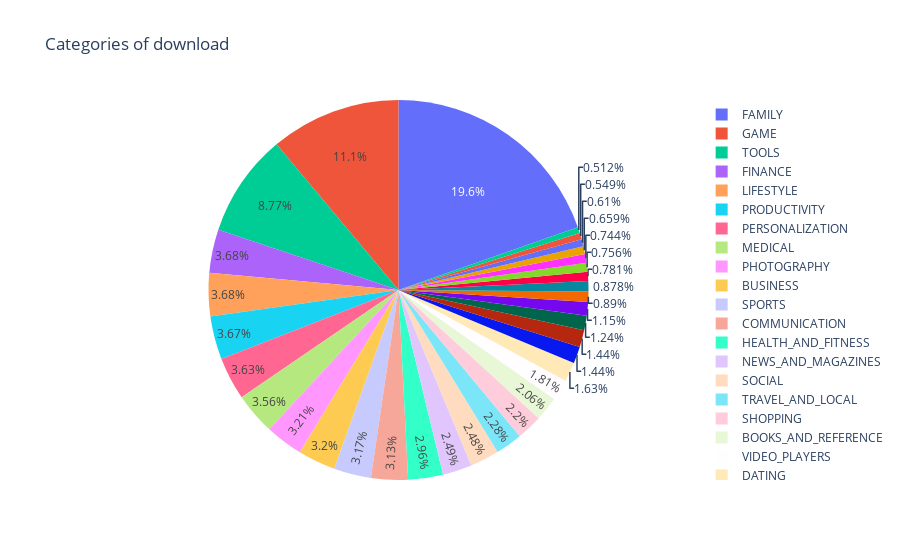

Write notebook code for a chart like this one.
### Code cell
# pie chart

fig = px.pie(values=category_count.values, names=category_count.index, title='Categories of download')

fig.show()

### Figure 1 — Plotly figure (JSON) as saved in the notebook; plotly's stock layout.template omitted (floating-point values rounded to 4 significant figures)
{"data": [{"domain": {"x": [0, 1], "y": [0, 1]}, "hovertemplate": "label=%{label}<br>value=%{value}<extra></extra>", "labels": ["ART_AND_DESIGN", "AUTO_AND_VEHICLES", "BEAUTY", "BOOKS_AND_REFERENCE", "BUSINESS", "COMICS", "COMMUNICATION", "DATING", "EDUCATION", "ENTERTAINMENT", "EVENTS", "FAMILY", "FINANCE", "FOOD_AND_DRINK", "GAME", "HEALTH_AND_FITNESS", "HOUSE_AND_HOME", "LIBRARIES_AND_DEMO", "LIFESTYLE", "MAPS_AND_NAVIGATION", "MEDICAL", "NEWS_AND_MAGAZINES", "PARENTING", "PERSONALIZATION", "PHOTOGRAPHY", "PRODUCTIVITY", "SHOPPING", "SOCIAL", "SPORTS", "TOOLS", "TRAVEL_AND_LOCAL", "VIDEO_PLAYERS", "WEATHER"], "legendgroup": "", "name": "", "showlegend": true, "type": "pie", "values": [61, 73, 42, 169, 262, 54, 257, 134, 118, 102, 45, 1610, 302, 94, 910, 243, 62, 64, 302, 118, 292, 204, 50, 298, 263, 301, 180, 203, 260, 719, 187, 148, 72]}], "layout": {"legend": {"tracegroupgap": 0}, "title": {"text": "Categories of download"}}}
